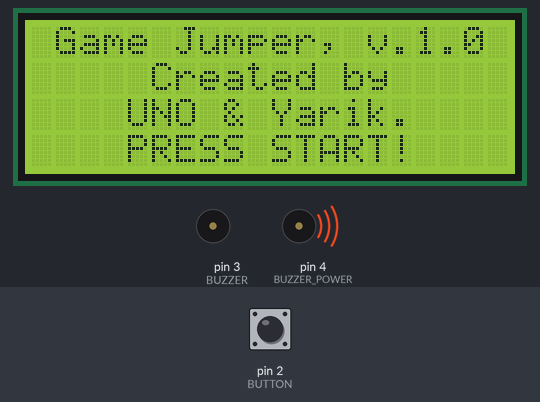
The sketch below on a simulated Arduino Uno, built with avr-gcc and run on an emulated ATmega328P. On the bench: 20×4 character LCD, buzzer (waves = sounding, pin HIGH). The test bench sets the inputs (shaded band); at power-on: pin 2 (BUTTON) HIGH. Random numbers use the default seed unless the sketch sets one; pins used as bus, display or sensor lines are not drawn.

Above: at 1.3 s.
1.4 s: pin 2 (BUTTON) pulled LOW for 0.15 s
At 1.78 s:
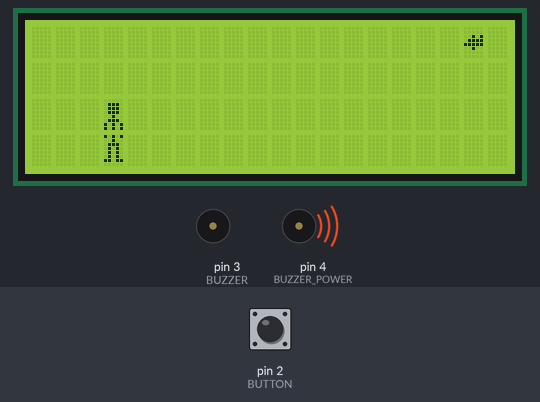
3.5 s: pin 2 (BUTTON) pulled LOW for 1 s
At 4.4 s:
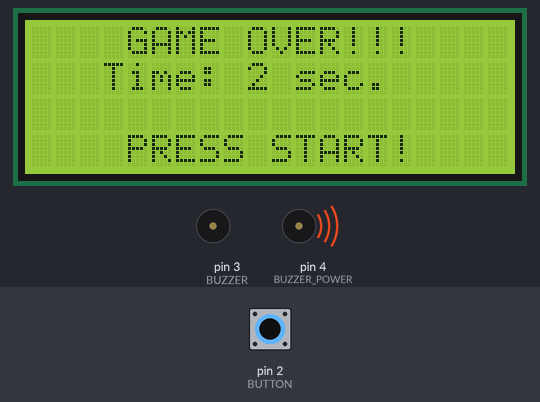
6.1 s: pin 2 (BUTTON) pulled LOW for 0.15 s
At 7.11 s:
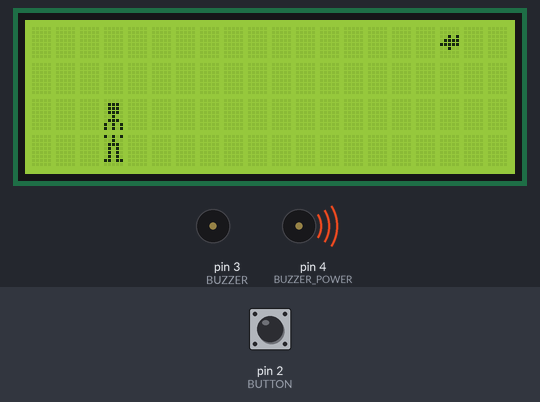
8.6 s: pin 2 (BUTTON) pulled LOW for 3.2 s
At 9.18 s:
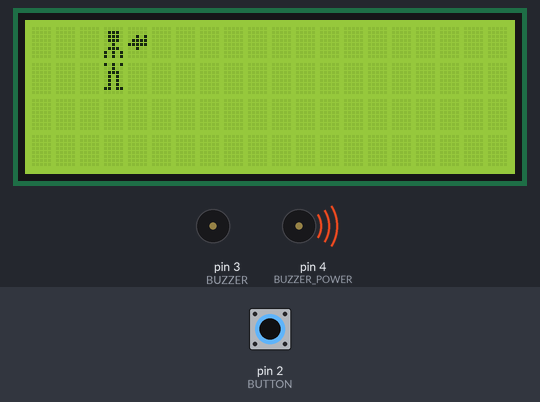
13.3 s: pin 2 (BUTTON) pulled LOW for 0.15 s
At 14.23 s:
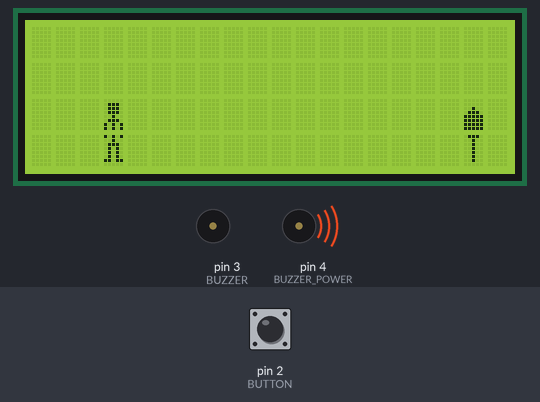
16.1 s: pin 2 (BUTTON) pulled LOW for 1 s
At 17.18 s:
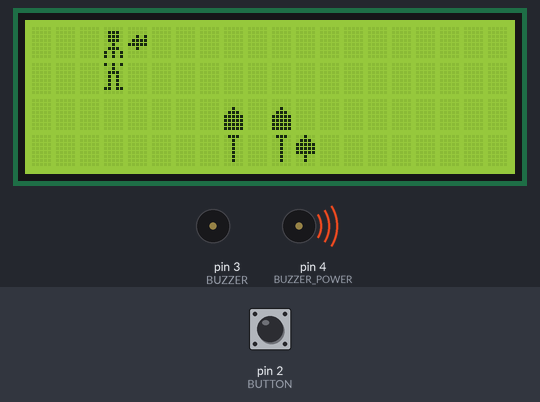
Timing chart, 0 to 19.1 s (numbered marks = the images above; inputs shaded):
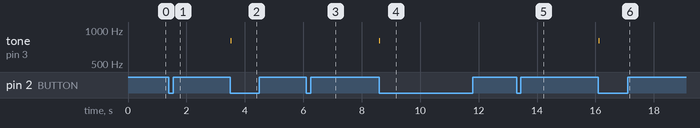

Measured:
- after the input at 1.4 s, the display: first changes after 0.25 s (image 1 shows a later state)
- after the input at 3.5 s, tone on pin 3 (BUZZER): silent → 800 Hz at once, → silent 0.03 s later
- after the input at 6.1 s, the display: first changes after 0.25 s (image 3 shows a later state)
- after the input at 8.6 s, tone on pin 3 (BUZZER): silent → 800 Hz at once, → silent 0.03 s later
- after the input at 13.3 s, the display: first changes after 0.25 s (image 5 shows a later state)
- after the input at 16.1 s, tone on pin 3 (BUZZER): silent → 800 Hz at once, → silent 0.03 s later

The sketch:

Jumper.ino
```cpp
// Библиотеки для работы с жидко-кристаллическим индикатором (ЖКИ)
#include <Wire.h>
#include "LiquidCrystal_I2C.h"

// Номера пользовательским символов
#define HEAD 0 // Верхняя часть Джампера
#define BODY 1 // Нижняя часть Джампера
#define BIG_LEAVES 2 // Листья больших деревьев
#define BIG_WOOD 3 // Стволы больших деревьев
#define SMALL_LEAVES 4 // Листья кустов
#define BIRD 5 // Птицы

// Пины для подключения
#define BUTTON 2 // Кнопка
#define BUZZER 3 // Буззер
#define BUZZER_POWER 4 // Питание буззера, чтобы не использовать бредбоард

// Создание ЖКИ
LiquidCrystal_I2C lcd(0x27, 20, 4);

// Пользовательские символы
byte head[] =         {0b00000, 0b01110, 0b01110, 0b01110, 0b00100, 0b01110, 0b10101, 0b10101};
byte body[] =         {0b10101, 0b00100, 0b01110, 0b01010, 0b01010, 0b01010, 0b11011, 0b00000};
byte bigLeaves [] =   {0b00000, 0b00000, 0b00100, 0b01110, 0b11111, 0b11111, 0b11111, 0b11111};
byte bigWood[] =      {0b01110, 0b00100, 0b00100, 0b00100, 0b00100, 0b00100, 0b00100, 0b00000};
byte smallLeaves[] =  {0b00100, 0b01110, 0b11111, 0b11111, 0b11111, 0b00100, 0b00100, 0b00000};
byte bird [] =        {0b00000, 0b00000, 0b00101, 0b01111, 0b11111, 0b00100, 0b00000, 0b00000};

// Координаты расположения Джампера
int manX = 3;
int manY = 2;

long jumpTime; // Время совершения прыжка
bool isJump = false; // Признак прыжка
int jumpSpeed = 1500; // Время висения в воздухе

long startTime; // Время начала игры для отсчета длительности игры

// Описание деревьев
typedef struct
{
  int treeX; // Координата дерева
  long treeTime; // Время появления дерева
  int treeSpeed;// Скорость движения дерева, мс (время между перемещениями)
  long treeMoveTime; // Время последнего перемещения дерева
  bool treeVisible; // Признак видимости дерева
  bool treeSize; // Размер дерева (false - куст, true - дерево)
} Tree;

// Массив деревьев (одновременно на экране может быть три)
Tree trees[3];

// Описание птицы
int birdX; // Координата птицы
long birdTime;// Время появления птицы
int birdSpeed;// Скорость движения птицы, мс (время между перемещениями)
long birdMoveTime;// Время последнего щения птицы
bool birdVisible; // Признак видимости птицы

bool updateScreen = true;  // Признак обновления экрана ЖКИ
bool gameOver = false;  // Признак конца игры

void setup() {
  pinMode(BUTTON, INPUT_PULLUP);  // Кнопка - цифровой вход с подтяжкой
  pinMode(BUZZER, OUTPUT);  // Буззер - выходное устройство
  pinMode(BUZZER_POWER, OUTPUT); // Питание буззера
  digitalWrite(BUZZER, HIGH); // Выключение буззера (буззер работает от уровня LOW)
  digitalWrite(BUZZER_POWER, HIGH); // Включение питания буззера

  randomSeed(analogRead(A0)); // Запуск генератора случайных чисел

  // Запуск ЖКИ и включение подстветки
  lcd.init();
  lcd.backlight();

  // Создание пользовательских символов в ЖКИ
  lcd.createChar(HEAD, head);
  lcd.createChar(BODY, body);
  lcd.createChar(BIG_LEAVES, bigLeaves);
  lcd.createChar(BIG_WOOD, bigWood);
  lcd.createChar(SMALL_LEAVES, smallLeaves);
  lcd.createChar(BIRD, bird);

  // Очистка ЖКИ
  lcd.clear();
}

// Основной цикл игры
void loop()
{
  // Начальный экран
  drawStartScreen();

  // Создание новой игры
  createGame();
  gameOver = false;

  // Пока игра не закончилась
  while (!gameOver)
  {
    moveMan(); // Прыжок Джампера при необходимости
    moveTrees(); // Перемещение деревьев при необходимости
    moveBird(); // Перемещение птицы при необходимости

    drawGame(); // Перерисовка экрана ЖКИ при необходимости
    updateScreen = false; // Экран перерисован
    gameOver = checkGameOver(); // Проверка конца игры (Джампер врезался в дерево или птицу)
  }
  drawGameOver(); // Экран конца игры
}

// Начальный экран
void drawStartScreen()
{
  // Вывод текста начального экрана
  lcd.clear();
  lcd.setCursor(1, 0);
  lcd.print("Game Jumper, v.1.0");
  lcd.setCursor(5, 1);
  lcd.print("Created by");
  lcd.setCursor(4 ,2);
  lcd.print("UNO & Yarik.");
  lcd.setCursor(4, 3);
  lcd.print("PRESS START!");

  while (digitalRead(BUTTON) == HIGH); // Ждем нажатия кнопки
  delay(100);
  while (digitalRead(BUTTON) == LOW);  // Ждем отпускания кнопки
  delay(100);
  lcd.clear();
}

// Создание новой игры
void createGame()
{
  // Создание деревьев
  for (int i = 0; i < 3; i++)
  {
    createTree(i);
  }

  // Создание птицы
  createBird();

  // Начало отсчета времени игры
  startTime = millis();

  // Обновление экрана ЖКИ
  updateScreen = true;
}

// Создание дерева с номером number
void createTree(int number)
{
  trees[number].treeVisible = false; // В начале дерево невидимое
  trees[number].treeX = 19; // Начальная координата дерева (правый край экрана)
  trees[number].treeSpeed = 300; // Время между перемещением дерева
  trees[number].treeTime = millis() + random(5000); // Время между перемещениями дерева
  trees[number].treeSize = random(2); // Случайный размер дерева
}

// Создание птицы
void createBird()
{
  birdVisible = false; // В начале птица невидимая
  birdX = 19; // Начальная координата птицы
  birdSpeed = 150; // Время между перемещением птицы
  birdTime = millis() + random(5000); // Время между перемещениями птицы
}

// Прыжок Джампера
void moveMan()
{
  if (digitalRead(BUTTON) == LOW) // Кнопка нажата?
  {
    if (manY == 2 && isJump == false) // Джампер еще не прыгает?
    {
      manY = 0; // Совершаем прыжок
      jumpTime = millis(); // Запоминаем время начала прыжка
      updateScreen = true; // Необходимо обновить экран
      isJump = true; // Джампер прыгает

      // Играем звук прыжка
      tone(BUZZER, 800);
      delay(25);
      noTone(BUZZER);
      digitalWrite(BUZZER, HIGH);
    }
  }

  if (millis() > jumpTime + jumpSpeed) // Пришло время опуститься вниз
  {
    if (digitalRead(BUTTON) == HIGH) // Кнопка отпущена (защита от читерства в виде удержания кнопки)?
    {
      delay(10);
      if (digitalRead(BUTTON) == HIGH) // Повторное считывание кнопки для подавления дребезга
      {
        isJump = false; // Прыжок закончен
      }
    }

    // Если Джампер находился в прыжке
    if (manY == 0)
    {
      manY = 2; // Джампер падает вниз
      updateScreen = true; // Необходимо перерисовать экран
    }
  }
}

// Перемещение деревьев
void moveTrees()
{
  for (int i = 0; i < 3; i++)
  {
    if (trees[i].treeVisible == false) // Дерево невидимо?
    {
      if (millis() > trees[i].treeTime) // Дереву пора появиться?
      {
        trees[i].treeVisible = true; // Дерево стало видимым
      }
    }
    else // Дерево уже видимо
    {
      if (millis() > trees[i].treeMoveTime + trees[i].treeSpeed) // Дереву пора переместится
      {
        updateScreen = true; // Необходимо обновить экран
        trees[i].treeMoveTime = millis(); // Запоминамем время последнего перемещения дерева
        trees[i].treeX--; // Изменение координаты дерева
        if (trees[i].treeX < 0) // Дерево дошло до левого края экрана?
        {
          createTree(i); // Создание нового дерева
        }
      }
    }
  }
}

// Перемещение птицы
void moveBird()
{
  if (birdVisible == false) // Птица невидима?
  {
    if (millis() > birdTime)//Птице пора появиться?
    {
      birdVisible = true; // Птица стала видимой
    }
  }
  else // Дерево уже видимо
  {
    if (millis() > birdMoveTime + birdSpeed) // Птице пора переместится
    {
      updateScreen = true; // Необходимо обновить экран
      birdX--; // Изменение координаты птицы
      birdMoveTime = millis(); // Запоминамем время последнего перемещения птицы
      if (birdX < 0) // Птица дошла до левого края экрана?
      {
        createBird();  // Создание новой птицы
      }
    }
  }
}

// Перерисовка экрана игры
void drawGame()
{
  if (updateScreen == true) // Необходимо перерисовать экран?
  {
    lcd.clear(); // Очистка экрана
    drawMan(); // Рисование Джампера
    drawTrees(); // Рисование деревьев
    drawBird(); // Рисование птицы
  }
}

// Рисование Джампера
void drawMan()
{
  lcd.setCursor(manX, manY); // Перемещаем курсор в знакоместо, где находится голова
  lcd.print((char)HEAD); // Рисуем голову
  lcd.setCursor(manX, manY + 1); // Перемещаем курсор в знакоместо, где находится тело
  lcd.print((char)BODY); // Рисуем тело
}

// Рисование деревьев
void drawTrees()
{
  for (int i = 0; i < 3; i++) // Для всех деревьев
  {
    if (trees[i].treeVisible == true) // Дерево видимо?
    {
      if (trees[i].treeSize == true) // Дерево большое (состоит из двух символов)?
      {
        lcd.setCursor(trees[i].treeX, 2); // Перемещаем курсор в знакоместо, где находится листва дерева
        lcd.print((char)BIG_LEAVES); // Рисуем листву
        lcd.setCursor(trees[i].treeX, 3); // Перемещаем курсор в знакоместо, где находится ствол дерева
        lcd.print((char)BIG_WOOD); // Рисуем ствол
      }
      else // Дерево маленькое?
      {
        lcd.setCursor(trees[i].treeX, 3); // Перемещаем курсор в знакоместо, где находится дерево
        lcd.print((char)SMALL_LEAVES); // Рисуем дерево
      }
    }
  }
}

// Рисование птицы
void drawBird ()
{
  if (birdVisible == true) // Птица видима?
  {
    lcd.setCursor(birdX, 0);  // Перемещаем курсор в знакоместо, где находится птица
    lcd.print((char)BIRD); // Рисуем птицу
  }
}

// Проверка конца игры
bool checkGameOver()
{
  if (isJump == true) // Джампер в прыжке?
  {
    if (manX == birdX) // Джампер попал в птицу?
    {
      return true; // Конец игры наступил
    }
  }
  else // Джампер на земле?
  {
    for (int i = 0; i < 3; i++) // Проверяем все деревья
    {
      if (manX == trees[i].treeX) // Джампер попал в дерево?
      {
        return true; // Конец игры наступил
      }
    }
  }

  return false; // Игра продолжается
}

// Экран конца игры
void drawGameOver()
{
  // Вывод текста конца игры
  lcd.clear();
  lcd.setCursor(4, 0);
  lcd.print("GAME OVER!!!");

  // Вывод времени игры
  lcd.setCursor(3, 1);
  lcd.print("Time: ");
  lcd.print((millis() - startTime) / 1000);
  lcd.print(" sec.");

  lcd.setCursor(4, 3);
  lcd.print("PRESS START!");
  while (digitalRead(BUTTON) == HIGH); // Ждем нажатия кнопки
  delay(100);
  while (digitalRead(BUTTON) == LOW);  // Ждем отпускания кнопки
  delay(100);
  lcd.clear();
}
```
